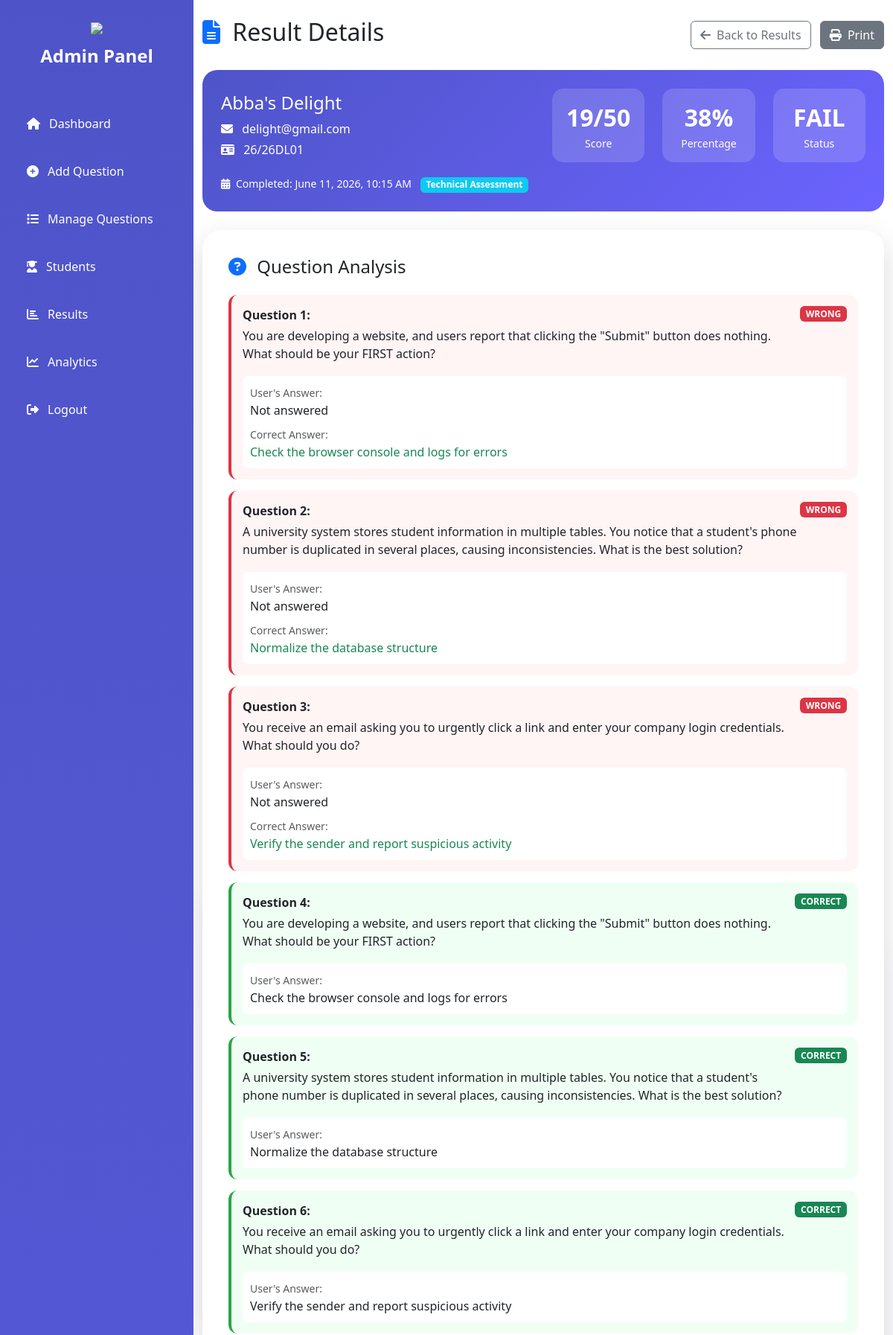
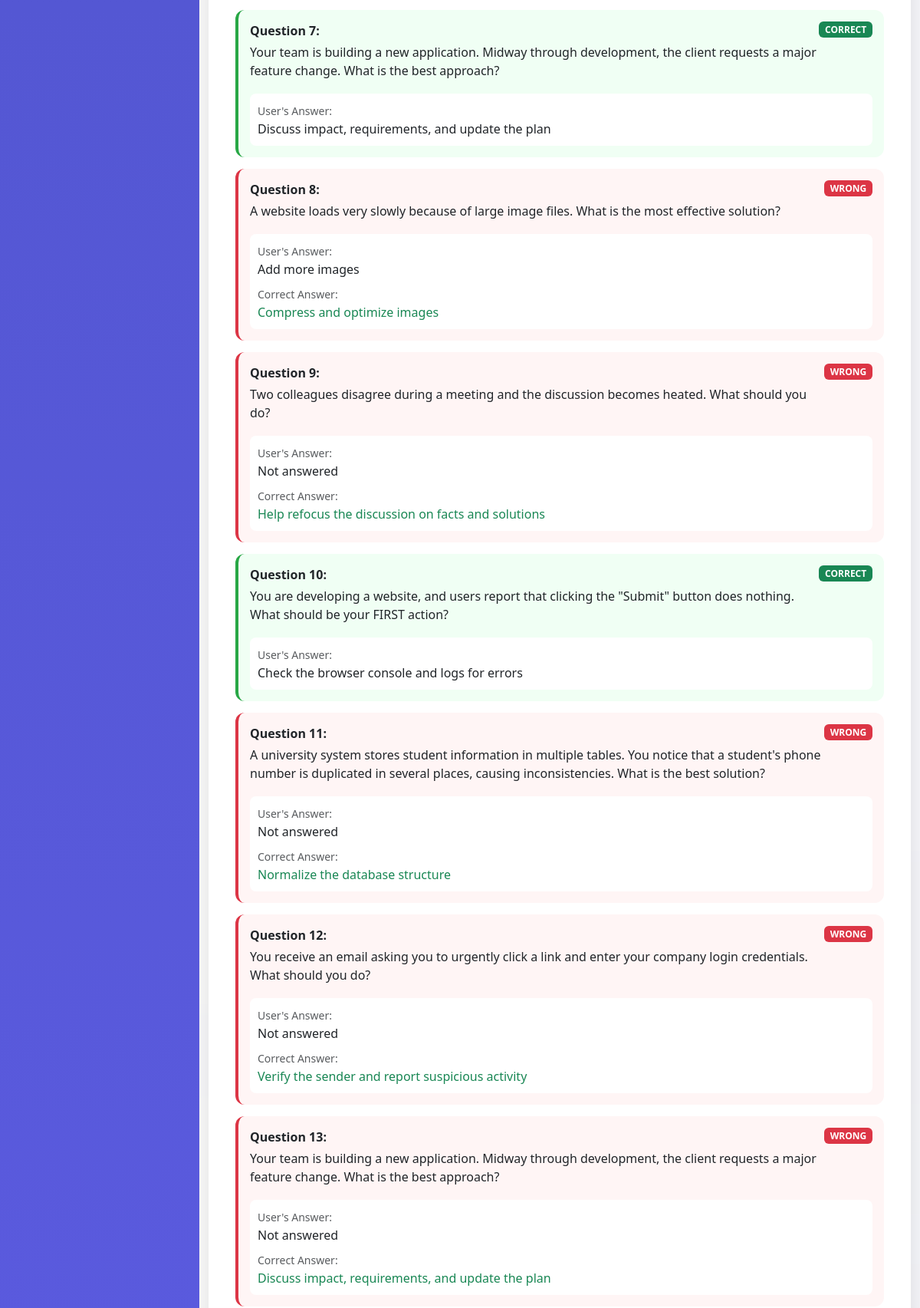
The page /admin/view_result.php?id=3 (signed in, upper part) on the database its author committed (2 pictures, top to bottom).
### tables this page shows
CREATE TABLE `results` (
  `id` int(11) NOT NULL,
  `user_id` int(11) NOT NULL,
  `category` enum('technical','softskills') DEFAULT NULL,
  `score` int(11) DEFAULT 0,
  `total_questions` int(11) DEFAULT 0,
  `percentage` decimal(5,2) DEFAULT 0.00,
  `status` enum('pass','fail') DEFAULT 'fail',
  `time_spent` int(11) DEFAULT 0,
  `created_at` timestamp NOT NULL DEFAULT current_timestamp()
);

CREATE TABLE `users` (
  `id` int(11) NOT NULL,
  `fullname` varchar(100) NOT NULL,
  `email` varchar(100) NOT NULL,
  `student_id` varchar(50) NOT NULL,
  `password` varchar(255) NOT NULL,
  `login_attempts` int(11) DEFAULT 0,
  `locked_until` datetime DEFAULT NULL,
  `remember_token` varchar(255) DEFAULT NULL,
  `created_at` timestamp NOT NULL DEFAULT current_timestamp(),
  `phone` varchar(20) DEFAULT NULL,
  `gender` varchar(20) DEFAULT NULL,
  `dob` date DEFAULT NULL,
  `institution` varchar(150) DEFAULT NULL,
  `faculty` varchar(150) DEFAULT NULL,
  `department` varchar(150) DEFAULT NULL,
  `level` varchar(20) DEFAULT NULL,
  `skills_interest` text DEFAULT NULL,
  `role` varchar(20) DEFAULT 'student',
  `profile_image` varchar(255) DEFAULT NULL
);

CREATE TABLE `user_answers` (
  `id` int(11) NOT NULL,
  `user_id` int(11) DEFAULT NULL,
  `question_id` int(11) DEFAULT NULL,
  `selected_option` int(11) DEFAULT NULL,
  `correct_option` int(11) DEFAULT NULL,
  `is_correct` tinyint(1) DEFAULT NULL,
  `assessment_category` varchar(50) DEFAULT 'technical'
);

CREATE TABLE `questions` (
  `id` int(11) NOT NULL,
  `category` enum('technical','softskills') NOT NULL,
  `question_type` enum('objective','theoretical','coding','debugging') DEFAULT 'objective',
  `question` text NOT NULL,
  `option1` varchar(255) NOT NULL,
  `option2` varchar(255) NOT NULL,
  `option3` varchar(255) NOT NULL,
  `option4` varchar(255) NOT NULL,
  `correct_answer` int(11) NOT NULL,
  `expected_answer` text DEFAULT NULL,
  `code_snippet` text DEFAULT NULL,
  `language` varchar(50) DEFAULT 'php',
  `recommendation_type` enum('youtube','w3schools','freecodecamp') DEFAULT NULL,
  `recommendation_title` varchar(255) DEFAULT NULL,
  `recommendation_link` varchar(500) DEFAULT NULL,
  `created_at` timestamp NOT NULL DEFAULT current_timestamp()
);

### admin/view_result.php (the view, shortened to what this page needs)
<?php
include("../includes/admin_auth.php");
$result_id = isset($_GET['id']) ? (int)$_GET['id'] : 0;
$stmt = mysqli_prepare($conn, "
    SELECT
        r.*,
        u.fullname,
        u.student_id,
        u.email
    FROM results r
    INNER JOIN users u ON u.id = r.user_id
    WHERE r.id = ?
");
mysqli_stmt_bind_param($stmt, "i", $result_id);
mysqli_stmt_execute($stmt);
$result_data = mysqli_stmt_get_result($stmt);
$result = mysqli_fetch_assoc($result_data);
$answers_stmt = mysqli_prepare($conn, "
    SELECT
        ua.*,
        q.question,
        q.option1, q.option2, q.option3, q.option4,
        q.correct_answer
    FROM user_answers ua
    INNER JOIN questions q ON q.id = ua.question_id
    WHERE ua.user_id = ?
    ORDER BY ua.id ASC
");
mysqli_stmt_bind_param($answers_stmt, "i", $result['user_id']);
mysqli_stmt_execute($answers_stmt);
$answers = mysqli_stmt_get_result($answers_stmt);
$answers_list = [];
while($ans = mysqli_fetch_assoc($answers)) {
    $answers_list[] = $ans;
}
?>
<!DOCTYPE html>
<html lang="en">
<head>
    <link href="../assets/css/style.css" rel="stylesheet">
    <link href="https://cdn.jsdelivr.net/npm/bootstrap@5.3.0/dist/css/bootstrap.min.css" rel="stylesheet">
    <link rel="stylesheet" href="https://cdnjs.cloudflare.com/ajax/libs/font-awesome/6.5.1/css/all.min.css">
</head>
<body>
<div class="dashboard-layout">
    <?php include("sidebar.php"); ?>
    <main class="main-content">
        <div class="container-fluid py-4">
            <div class="d-flex justify-content-between align-items-center mb-4">
                <h2><i class="fas fa-file-alt me-2 text-primary"></i> Result Details</h2>
                <div>
                    <a href="results.php" class="btn btn-outline-secondary me-2">
                        <i class="fas fa-arrow-left me-1"></i> Back to Results
                    </a>
                    <button onclick="window.print()" class="btn btn-secondary">
                        <i class="fas fa-print me-1"></i> Print
                    </button>
                </div>
            </div>
            <div class="result-summary">
                <div class="row align-items-center">
                    <div class="col-md-6">
                        <h4><?php echo htmlspecialchars($result['fullname']); ?></h4>
                        <p class="mb-1">
                            <i class="fas fa-envelope me-2"></i> <?php echo htmlspecialchars($result['email']); ?>
                        </p>
                        <p class="mb-0">
                            <i class="fas fa-id-card me-2"></i> <?php echo htmlspecialchars($result['student_id']); ?>
                        </p>
                    </div>
                    <div class="col-md-6">
                        <div class="row">
                            <div class="col-4">
                                <div class="result-stat">
                                    <div class="number"><?php echo $result['score']; ?>/<?php echo $result['total_questions']; ?></div>
                                    <div class="small">Score</div>
                                </div>
                            </div>
                            <div class="col-4">
                                <div class="result-stat">
                                    <div class="number"><?php echo round($result['percentage']); ?>%</div>
                                    <div class="small">Percentage</div>
                                </div>
                            </div>
                            <div class="col-4">
                                <div class="result-stat">
                                    <div class="number"><?php echo $result['percentage'] >= 70 ? 'PASS' : 'FAIL'; ?></div>
                                    <div class="small">Status</div>
                                </div>
                            </div>
                        </div>
                    </div>
                </div>
                <div class="mt-3">
                    <small>
                        <i class="fas fa-calendar-alt me-1"></i>
                        Completed: <?php echo date('F j, Y, g:i A', strtotime($result['created_at'])); ?>
                    </small>
                    <span class="badge bg-info ms-2">
                        <?php echo ucfirst($result['category']); ?> Assessment
                    </span>
                </div>
            </div>
            <div class="admin-card">
                <h4 class="mb-4"><i class="fas fa-question-circle me-2 text-primary"></i> Question Analysis</h4>
                <?php if(count($answers_list) > 0): ?>
                    <?php
                    $q_num = 1;
                    $displayed = 0;
                    foreach($answers_list as $ans):
                        if($displayed >= $result['total_questions']) break;
                        $displayed++;
                    ?>
                    <div class="question-review <?php echo ($ans['is_correct'] == 1) ? 'correct' : 'wrong'; ?>">
                        <div class="d-flex justify-content-between align-items-start">
                            <div>
                                <strong>Question <?php echo $q_num; ?>:</strong>
                                <p class="mb-2 mt-1"><?php echo htmlspecialchars($ans['question']); ?></p>
                            </div>
                            <span class="badge <?php echo ($ans['is_correct'] == 1) ? 'bg-success' : 'bg-danger'; ?>">
                                <?php echo ($ans['is_correct'] == 1) ? 'CORRECT' : 'WRONG'; ?>
                            </span>
                        </div>
                        <div class="user-option">
                            <small class="text-muted">User's Answer:</small>
                            <div>
                                <?php
                                $user_option = 'option' . $ans['selected_option'];
                                echo htmlspecialchars($ans[$user_option] ?? 'Not answered');
                                ?>
                            </div>
                            <?php if($ans['is_correct'] != 1): ?>
                            <div class="mt-2">
                                <small class="text-muted">Correct Answer:</small>
                                <div class="text-success">
                                    <?php
                                    $correct_option = 'option' . $ans['correct_answer'];
                                    echo htmlspecialchars($ans[$correct_option]);
                                    ?>
                                </div>
                            </div>
                            <?php endif; ?>
                        </div>
                    </div>
                    <?php $q_num++; endforeach; ?>
                <?php endif; ?>
            </div>
        </div>
    </main>
</div>
</body>
</html>

### assets/css/style.css (style rules this page uses)
* { margin:0; padding:0; box-sizing:border-box; }
body { font-family:'Poppins',sans-serif; background:#f4f7fb; color:#1e293b; overflow-x:hidden; }
body::before { content:""; position:fixed; inset:0; background:url('../images/tech.png'); background-size:cover; background-position:center; opacity:0.03; z-index:-1; }
.dashboard-layout { display:flex; min-height:100vh; }
.main-content { margin-left:260px; width:100%; }
.admin-card { background:white; border-radius:25px; padding:35px; box-shadow: 0 15px 40px rgba(0,0,0,.15); }

### admin/view_result.php (style rules this page uses)
.result-summary { background: linear-gradient(135deg, #4e54c8, #6c63ff); color: white; border-radius: 20px; padding: 25px; margin-bottom: 25px; }
.result-stat { text-align: center; padding: 15px; background: rgba(255,255,255,0.15); border-radius: 15px; }
.result-stat .number { font-size: 2rem; font-weight: bold; }
.question-review { background: #f8f9fa; border-radius: 12px; padding: 15px; margin-bottom: 15px; border-left: 4px solid #6c63ff; }
.question-review.correct { border-left-color: #28a745; background: #f0fff4; }
.question-review.wrong { border-left-color: #dc3545; background: #fff5f5; }
.user-option { background: white; border-radius: 8px; padding: 10px; margin-top: 10px; }

### rows shown on the page
results: user.fullname "Abba's Delight", user.email "delight@gmail.com", user.student_id "26/26DL01", score "19", total_questions "50", percentage "38", created_at "June 11, 2026, 10:15 AM", category "Technical"
user_answers: question.question "You are developing a website, and users report that clicking the \"Submit\" button does nothing. What should be your FIRST action?", is_correct "WRONG", selected_option "Not answered", question.option2 "Check the browser console and logs for errors"
user_answers: question.question "A university system stores student information in multiple tables. You notice that a student's phone number is duplicated in several places, causing inconsistencies. What is the best solution?", is_correct "WRONG", selected_option "Not answered", question.option2 "Normalize the database structure"
user_answers: question.question "You receive an email asking you to urgently click a link and enter your company login credentials. What should you do?", is_correct "WRONG", selected_option "Not answered", question.option3 "Verify the sender and report suspicious activity"
user_answers: question.question "You are developing a website, and users report that clicking the \"Submit\" button does nothing. What should be your FIRST action?", is_correct "CORRECT", question.option2 "Check the browser console and logs for errors"
user_answers: question.question "A university system stores student information in multiple tables. You notice that a student's phone number is duplicated in several places, causing inconsistencies. What is the best solution?", is_correct "CORRECT", question.option2 "Normalize the database structure"
user_answers: question.question "You receive an email asking you to urgently click a link and enter your company login credentials. What should you do?", is_correct "CORRECT", question.option3 "Verify the sender and report suspicious activity"
user_answers: question.question "Your team is building a new application. Midway through development, the client requests a major feature change. What is the best approach?", is_correct "CORRECT", question.option2 "Discuss impact, requirements, and update the plan"
user_answers: question.question "A website loads very slowly because of large image files. What is the most effective solution?", is_correct "WRONG", question.option3 "Add more images", question.option2 "Compress and optimize images"
user_answers: question.question "Two colleagues disagree during a meeting and the discussion becomes heated. What should you do?", is_correct "WRONG", selected_option "Not answered", question.option3 "Help refocus the discussion on facts and solutions"
user_answers: question.question "You are developing a website, and users report that clicking the \"Submit\" button does nothing. What should be your FIRST action?", is_correct "CORRECT", question.option2 "Check the browser console and logs for errors"
user_answers: question.question "A university system stores student information in multiple tables. You notice that a student's phone number is duplicated in several places, causing inconsistencies. What is the best solution?", is_correct "WRONG", selected_option "Not answered", question.option2 "Normalize the database structure"
user_answers: question.question "You receive an email asking you to urgently click a link and enter your company login credentials. What should you do?", is_correct "WRONG", selected_option "Not answered", question.option3 "Verify the sender and report suspicious activity"
user_answers: question.question "Your team is building a new application. Midway through development, the client requests a major feature change. What is the best approach?", is_correct "WRONG", selected_option "Not answered", question.option2 "Discuss impact, requirements, and update the plan"
